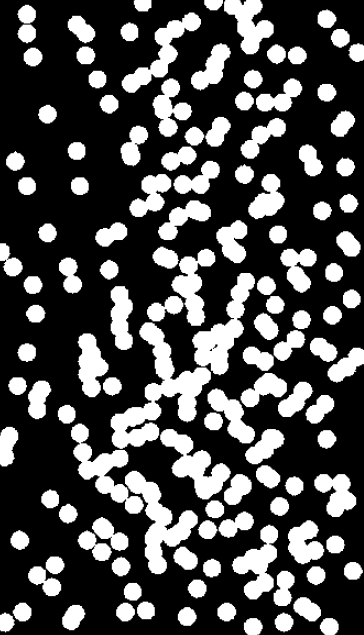
#> input picture hoja1/microscope.png, 364 x 635 px, found by its file name
$ jupyter execute prueba2.ipynb
#> lines starting #> are read from the running program, lines starting #| are printed output that depends on the picture; after the words box and inside, x2 and y2 are one past the last pixel; in counts of white or black regions, pixels touching at a corner belong together
<a href="https://colab.research.google.com/github/IPablo271/Computer-Vision/blob/main/prueba2.ipynb" target="_parent"></a>

[cell 1]
import cv2
import matplotlib.pyplot as plt
from skimage import io, measure, morphology
import numpy as np

[cell 2]
# Cargar la imagen
imagen = cv2.imread('microscope.png', cv2.IMREAD_GRAYSCALE)
#> imagen: shape (635, 364); min 0, max 255, mean 76.6

# Binarizar la imagen usando el método de Otsu
_, binarizada = cv2.threshold(imagen, 0, 255, cv2.THRESH_BINARY + cv2.THRESH_OTSU)
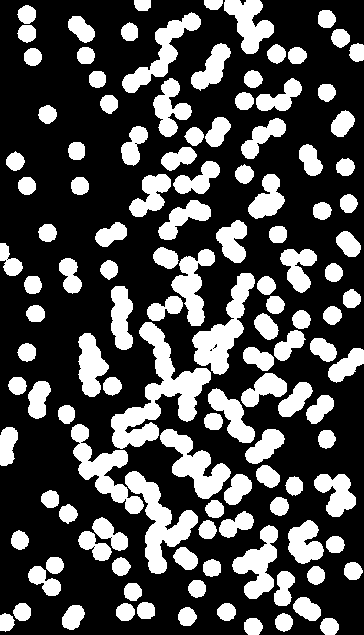
#> binarizada: shape (635, 364); 30% white; 125 white regions

plt.figure(figsize=(10, 5))

plt.subplot(1, 2, 1)
plt.imshow(imagen, cmap='gray')
plt.title('Imagen Original')

plt.subplot(1, 2, 2)
plt.imshow(binarizada, cmap='gray')
plt.title('Imagen Binarizada')

plt.show()
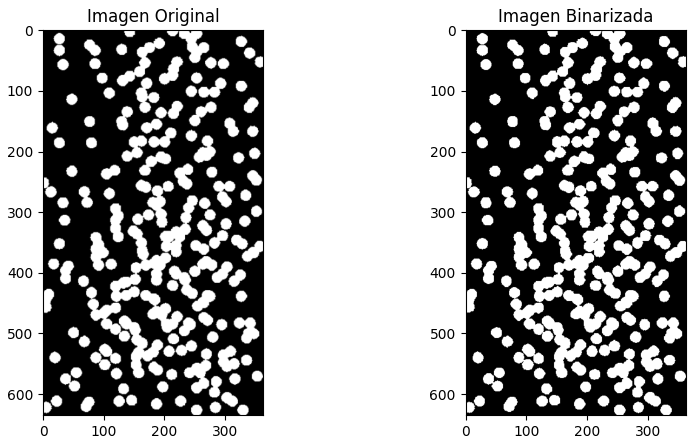
#> figure drawn by matplotlib, 2 panels

[cell 3]
labeled_image = measure.label(binarizada)
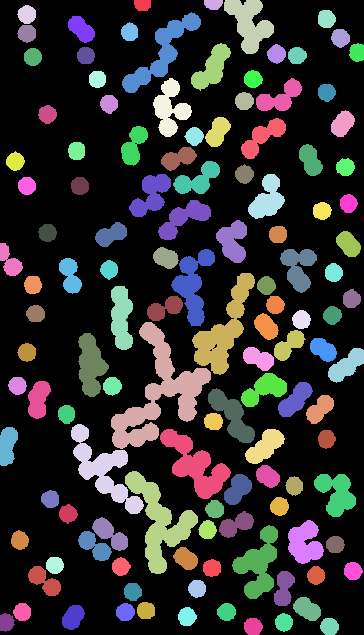
#> labeled_image: shape (635, 364) int64; 126 distinct labels, from 0 to 125; one colour per label, 0 black

# Obtener propiedades de las regiones etiquetadas
regions = measure.regionprops(labeled_image)
#> regions = 125 regions; largest, box (x1, y1, x2, y2) and area: (111, 322, 211, 449) 4179, (125, 471, 198, 574) 2618, (192, 273, 255, 375) 2399, (71, 424, 144, 514) 2156, (160, 429, 231, 499) 2044

# Encontrar la región de menor tamaño
smallest_region = min(regions, key=lambda x: x.area)

# Obtener el tamaño de la región de menor tamaño
smallest_region_size = smallest_region.area
#> smallest_region_size = 158

print("El tamaño de la componente conexa de menor tamaño es:", smallest_region_size, "píxeles.")
#| El tamaño de la componente conexa de menor tamaño es: 158.0 píxeles.

[cell 4]
largest_region = max(regions, key=lambda x: x.area)
print("El tamaño de la componente conexa de mayor tamaño es:", largest_region.area, "píxeles.")
#| El tamaño de la componente conexa de mayor tamaño es: 4179.0 píxeles.

# Crear una imagen binaria con solo la región de mayor tamaño
binary_image = np.where(labeled_image == largest_region.label, 1, 0)
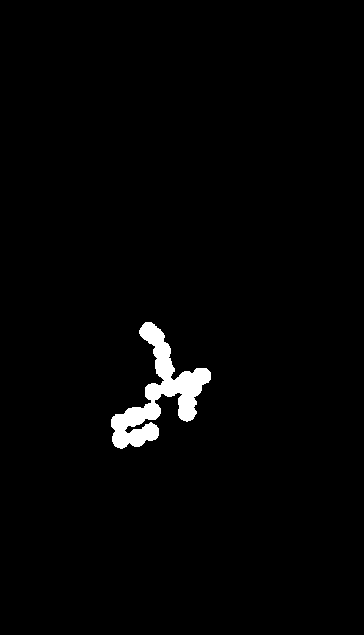
#> binary_image: shape (635, 364) int64; values 0 (black) and 1 (white), 1.8% white; 1 white region, box (x1, y1, x2, y2) and area: (111, 322, 211, 449) 4179

# Guardar la imagen binaria resultante
io.imsave('largest_component.png', binary_image.astype(np.uint8))

# Contar el número de células
num_cells = len(regions)
#> num_cells = 125

print("Número total de células en la imagen:", num_cells)
#| Número total de células en la imagen: 125

[cell 5]
labeled_image = measure.label(binarizada)

# Obtener propiedades de las regiones etiquetadas
regions = measure.regionprops(labeled_image)

# Encontrar la región de mayor tamaño
largest_region = max(regions, key=lambda x: x.area)
print("El tamaño de la componente conexa de mayor tamaño es:", largest_region.area, "píxeles.")
#| El tamaño de la componente conexa de mayor tamaño es: 4179.0 píxeles.

# Obtener la etiqueta de la región de mayor tamaño
largest_label = largest_region.label
#> largest_label = 67

# Crear una imagen binaria con solo la región de mayor tamaño
binary_image = labeled_image == largest_label

# Guardar la imagen binaria resultante
io.imsave('largest_component.png', binary_image.astype(np.uint8) * 255)
# Contar el número de células
num_cells = len(regions)

print("Número total de células en la imagen:", num_cells)
#| Número total de células en la imagen: 125

[cell 6]
binarizada = morphology.binary_closing(binarizada, morphology.disk(3))
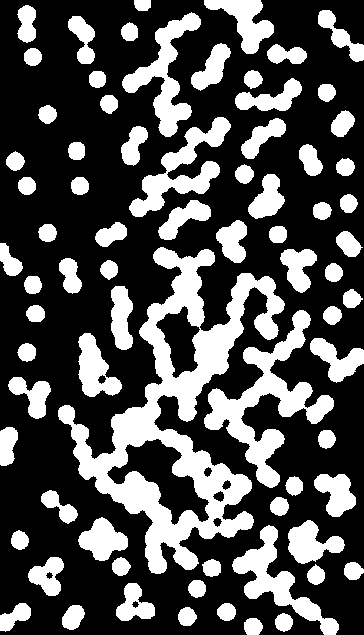
#> binarizada: shape (635, 364) bool; 31.4% white; 75 white regions, largest, box (x1, y1, x2, y2) and area: (58, 247, 285, 574) 20406, (204, 310, 334, 488) 6245, (129, 117, 231, 217) 3208
binarizada = morphology.binary_opening(binarizada, morphology.disk(3))
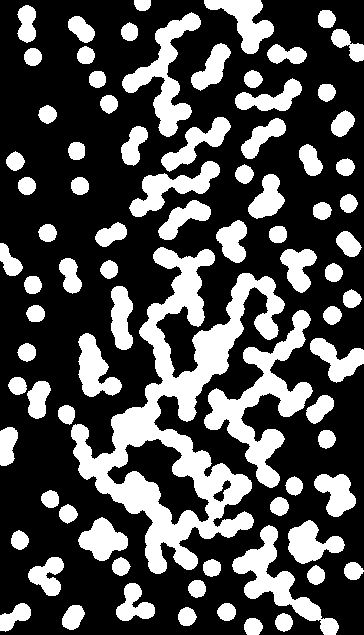
#> binarizada: shape (635, 364) bool; 31.1% white; 82 white regions

labeled_image = measure.label(binarizada)
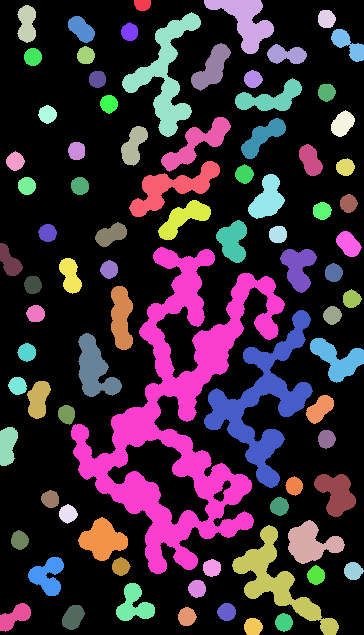
#> labeled_image: shape (635, 364) int32; 83 distinct labels, from 0 to 82; one colour per label, 0 black

# Obtener propiedades de las regiones etiquetadas
regions = measure.regionprops(labeled_image)
#> regions = 82 regions; largest, box (x1, y1, x2, y2) and area: (71, 247, 285, 574) 20002, (204, 310, 313, 488) 5697, (122, 12, 201, 137) 3061, (232, 525, 339, 635) 3017, (129, 161, 220, 217) 1855

# Contar el número de células
num_cells_detected = len(regions)
#> num_cells_detected = 82

print("Número total de células detectadas en la imagen:", num_cells_detected)
#| Número total de células detectadas en la imagen: 82
